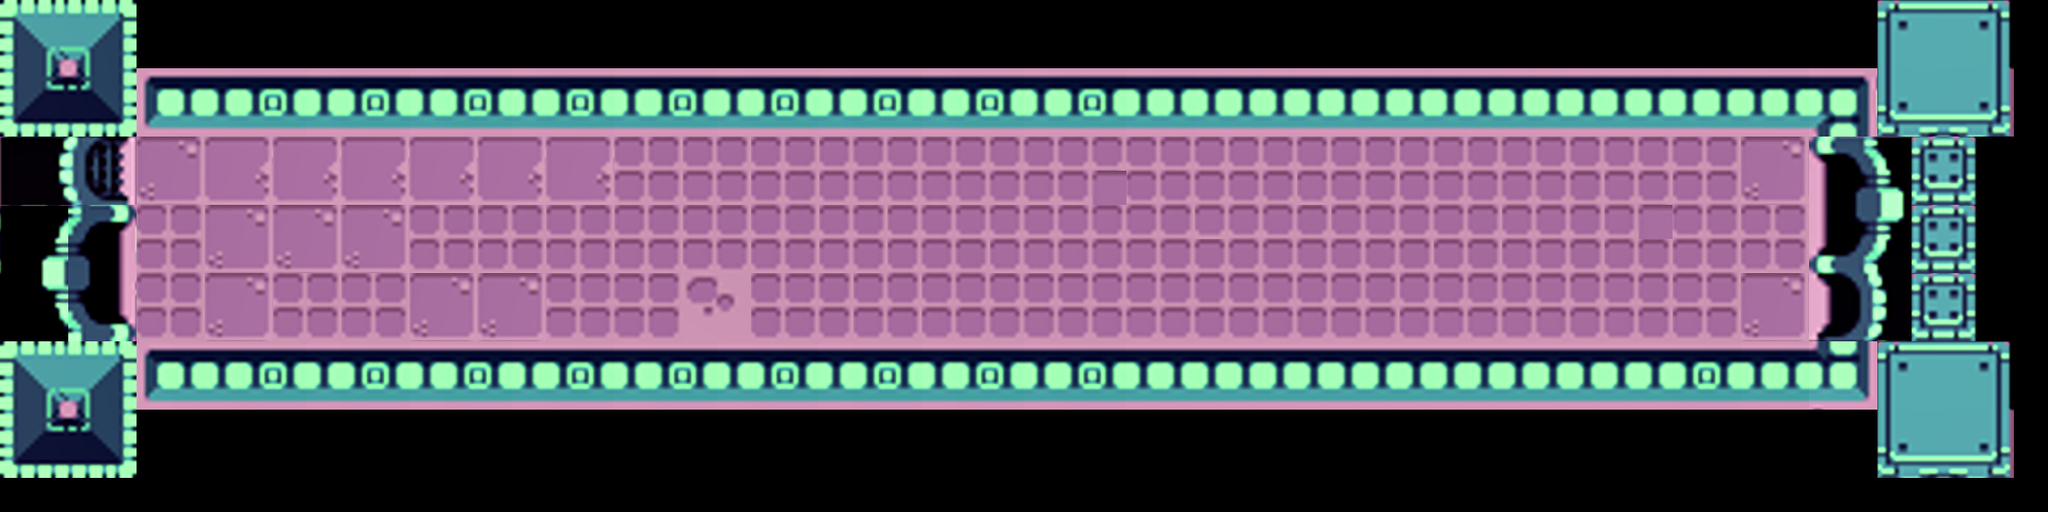

This is a level from a 2D game, rendered from its Tiled map with the project's own tilesets. A one-line summary and the complete map file follow:
An orthogonal 60x15 tile map with 35x35 px tiles, 3 tile layers (Background, Platforms, Walls).

<map version="1.0" orientation="orthogonal" renderorder="right-up" width="60" height="15" tilewidth="35" tileheight="35" nextobjectid="1">
 <tileset firstgid="1" name="thisbetterwork" tilewidth="70" tileheight="70" spacing="2" tilecount="252" columns="18">
  <image source="thisbetterwork.png" width="1310" height="1024" />
 </tileset>
 <layer name="Background" width="60" height="15">
  <data encoding="csv">
0,0,0,0,0,0,0,0,0,0,0,0,0,0,0,0,0,0,0,0,0,0,0,0,0,0,0,0,0,0,0,0,0,0,0,0,0,0,0,0,0,0,0,0,0,0,0,0,0,0,0,0,0,0,0,0,0,0,0,0,
20,0,20,20,20,20,20,20,20,20,20,20,20,20,20,20,20,20,20,20,20,20,20,20,20,20,20,20,20,20,20,20,20,20,20,20,0,20,20,20,0,20,20,20,20,20,20,20,20,20,20,20,20,20,20,20,20,20,20,0,
0,0,20,0,0,0,0,0,0,0,0,0,0,20,20,20,20,20,20,20,20,20,20,20,20,20,20,20,20,20,0,20,20,20,20,20,20,20,20,20,0,20,0,20,20,20,20,20,20,20,20,20,20,20,20,20,20,20,20,0,
20,0,20,0,20,20,20,20,20,20,20,20,20,20,20,20,20,20,20,20,20,20,20,20,20,20,20,20,0,0,20,20,20,20,20,20,20,20,20,20,0,20,20,20,20,20,20,20,20,20,20,20,20,20,20,0,20,20,20,0,
0,0,20,0,0,20,20,20,20,20,20,20,20,20,20,20,20,20,20,20,20,20,20,20,20,20,20,20,20,20,20,20,20,20,0,0,0,0,0,20,0,20,20,0,20,0,20,20,20,20,20,20,20,20,20,20,20,0,20,0,
20,0,20,0,20,20,20,20,20,20,20,20,20,20,20,20,20,20,20,20,20,20,20,20,20,20,20,20,20,20,20,20,20,20,20,20,20,20,20,20,0,20,20,0,20,0,20,0,0,20,20,20,0,20,0,20,20,0,20,0,
0,0,20,20,20,20,20,20,20,20,20,20,20,20,20,20,20,20,20,20,20,20,20,20,20,20,20,20,20,20,20,20,20,20,20,0,20,20,20,20,0,20,20,0,20,20,0,0,20,20,0,20,0,20,0,20,20,0,20,0,
20,0,20,20,20,20,20,20,0,20,20,20,20,20,20,20,20,20,20,20,0,0,20,20,20,20,0,0,20,20,20,20,20,20,20,20,20,0,0,20,20,20,20,20,20,20,20,0,20,20,20,20,0,20,20,20,20,0,20,0,
0,0,20,20,20,20,20,20,20,20,20,20,20,20,20,20,20,20,20,20,20,20,20,20,0,20,20,20,20,0,20,20,20,20,20,20,20,0,20,20,20,20,0,20,20,0,20,0,20,20,0,0,20,20,20,0,20,0,20,0,
20,0,20,0,20,20,20,20,20,20,20,20,20,20,20,20,20,0,20,20,20,20,20,20,20,20,20,20,0,20,20,20,20,20,20,20,20,0,20,0,20,20,0,20,20,0,20,0,0,20,20,0,20,0,20,0,20,0,20,0,
0,0,20,0,20,20,20,20,20,20,20,20,20,20,0,0,20,20,20,20,20,20,20,20,20,20,20,20,20,20,20,20,20,20,20,20,20,20,20,0,20,20,0,20,20,20,20,20,20,20,20,20,20,0,20,0,20,0,20,0,
20,0,20,20,20,20,0,0,20,20,20,0,0,0,0,20,20,20,20,20,20,20,20,20,20,0,20,20,20,20,20,20,20,20,20,20,20,20,20,0,20,20,0,20,0,20,0,0,0,0,20,20,20,20,20,0,20,0,20,0,
0,0,20,20,20,20,20,20,20,20,20,20,20,20,20,20,20,20,20,20,0,20,20,20,20,20,20,20,20,20,0,0,20,20,20,20,20,0,0,0,20,20,0,20,0,20,20,20,20,20,20,20,20,20,20,20,20,0,20,0,
20,0,20,20,20,20,20,20,20,20,20,20,20,20,20,20,20,20,20,20,20,20,20,20,20,20,20,0,0,0,20,20,20,20,20,0,20,20,20,20,20,20,0,20,0,0,0,0,0,0,0,0,0,0,0,0,0,0,20,0,
20,0,20,20,20,20,20,20,20,20,20,20,0,20,20,20,20,20,20,20,20,20,20,20,20,20,20,20,20,20,20,0,20,20,20,20,20,0,20,20,0,20,0,20,20,20,20,20,20,20,20,20,20,20,20,20,20,20,20,0
</data>
 </layer>
 <layer name="Platforms" width="60" height="15">
  <data encoding="csv">
0,0,0,0,0,0,0,0,0,0,0,0,0,0,0,0,0,0,0,0,0,0,0,0,0,0,0,0,0,0,0,0,0,0,0,0,0,0,0,0,0,0,0,0,0,0,0,0,0,0,0,0,0,0,0,0,0,0,0,0,
0,0,0,0,0,0,0,0,0,0,0,0,0,0,0,0,0,0,0,0,0,0,0,0,0,0,0,0,0,0,0,0,0,0,0,0,0,0,0,0,0,0,0,0,0,0,0,0,0,0,0,0,0,0,0,0,0,0,0,0,
0,0,0,0,0,0,0,0,0,0,0,0,0,0,0,0,0,0,0,0,0,0,0,0,0,0,0,0,0,0,0,0,0,0,0,0,0,0,0,0,0,0,0,0,0,0,0,0,0,0,0,0,0,0,0,0,0,0,0,0,
0,0,0,0,0,0,0,0,0,0,0,0,0,0,0,0,0,0,0,0,0,0,0,0,0,0,0,0,0,0,0,0,0,0,0,0,0,0,0,0,0,0,0,0,0,0,0,0,0,0,0,0,0,0,0,0,0,0,0,0,
0,0,0,0,0,0,0,0,0,0,0,0,0,0,0,0,0,0,0,0,0,0,0,0,0,0,0,0,0,0,0,0,0,0,0,0,0,0,0,0,0,0,0,0,0,0,0,0,0,0,0,0,0,0,0,0,0,0,0,0,
0,0,0,0,66,0,84,0,84,0,84,0,84,0,84,0,84,0,44,0,44,0,44,0,44,44,44,44,44,44,44,44,44,44,44,44,44,44,44,44,0,44,44,44,44,44,44,44,44,44,0,66,0,0,0,0,0,0,0,0,
0,0,0,0,0,0,0,0,0,0,0,0,0,0,0,0,0,0,0,0,0,0,44,0,0,0,0,0,0,0,0,0,66,44,44,44,44,0,0,44,0,44,44,44,44,44,0,44,0,44,0,0,0,0,0,0,0,0,0,0,
0,0,0,0,44,0,66,0,66,0,66,0,44,0,44,0,44,0,44,0,44,0,44,0,44,0,44,44,44,44,44,44,44,44,0,0,44,44,0,44,44,44,44,0,44,44,0,44,66,44,0,44,0,0,0,0,0,0,0,0,
0,0,0,0,44,0,0,0,0,0,0,0,0,0,0,0,0,0,0,0,0,0,0,0,0,0,44,44,0,0,0,0,44,44,44,44,44,44,44,44,44,0,44,0,44,44,0,44,0,44,0,0,0,0,0,0,0,0,0,0,
0,0,0,0,44,0,66,0,44,0,44,0,66,0,66,0,44,44,44,0,63,0,44,44,0,44,0,44,44,44,44,44,44,44,44,44,44,44,44,44,0,44,44,44,44,44,44,44,0,44,0,66,0,0,0,0,0,0,0,0,
0,0,0,0,0,0,0,0,0,0,0,0,0,0,0,0,0,0,0,0,0,0,0,0,0,0,0,0,0,0,0,0,0,0,0,0,0,0,0,0,0,0,0,0,0,0,0,0,0,0,0,0,0,0,0,0,0,0,0,0,
0,0,0,0,0,0,0,0,0,0,0,0,0,0,0,0,0,0,0,0,0,0,0,0,0,0,0,0,0,0,0,0,0,0,0,0,0,0,0,0,0,0,0,0,0,0,0,0,0,0,0,0,0,0,0,0,0,0,0,0,
0,0,0,0,0,0,0,0,0,0,0,0,0,0,0,0,0,0,0,0,0,0,0,0,0,0,0,0,0,0,0,0,0,0,0,0,0,0,0,0,0,0,0,0,0,0,0,0,0,0,0,0,0,0,0,0,0,0,0,0,
0,0,0,0,0,0,0,0,0,0,0,0,0,0,0,0,0,0,0,0,0,0,0,0,0,0,0,0,0,0,0,0,0,0,0,0,0,0,0,0,0,0,0,0,0,0,0,0,0,0,0,0,0,0,0,0,0,0,0,0,
0,0,0,0,0,0,0,0,0,0,0,0,0,0,0,0,0,0,0,0,0,0,0,0,0,0,0,0,0,0,0,0,0,0,0,0,0,0,0,0,0,0,0,0,0,0,0,0,0,0,0,0,0,0,0,0,0,0,0,0
</data>
 </layer>
 <layer name="Walls" width="60" height="15">
  <data encoding="csv">
0,0,0,0,0,0,0,0,0,0,0,0,0,0,0,0,0,0,0,0,0,0,0,0,0,0,0,0,0,0,0,0,0,0,0,0,0,0,0,0,0,0,0,0,0,0,0,0,0,0,0,0,0,0,0,0,0,0,0,0,
4,0,5,0,0,0,0,0,0,0,0,0,0,0,0,0,0,0,0,0,0,0,0,0,0,0,0,0,0,0,0,0,0,0,0,0,0,0,0,0,0,0,0,0,0,0,0,0,0,0,0,0,0,0,0,125,0,126,0,0,
0,0,0,0,0,0,0,0,0,0,0,0,0,0,0,0,0,0,0,0,0,0,0,0,0,0,0,0,0,0,0,0,0,0,0,0,0,0,0,0,0,0,0,0,0,0,0,0,0,0,0,0,0,0,0,0,0,0,0,0,
22,0,23,0,79,0,80,81,0,80,81,0,80,81,0,80,81,0,80,81,0,80,81,0,80,81,0,80,81,0,80,81,0,80,0,80,80,80,80,80,80,80,80,80,80,80,80,80,80,80,80,80,0,98,0,143,0,144,0,0,
0,0,0,0,0,0,0,0,0,0,0,0,0,0,0,0,0,0,0,0,0,0,0,0,0,0,0,0,0,0,0,0,0,0,0,0,0,0,0,0,0,0,0,0,0,0,0,0,0,0,0,0,0,0,0,0,0,0,0,0,
221,0,222,0,0,0,0,0,0,0,0,0,0,0,0,0,0,0,0,0,0,0,0,0,0,0,0,0,0,0,0,0,0,0,0,0,0,0,0,0,0,0,0,0,0,0,0,0,0,0,0,0,0,163,0,164,214,0,0,0,
0,0,0,0,0,0,0,0,0,0,0,0,0,0,0,0,0,0,0,0,0,0,0,0,0,0,0,0,0,0,0,0,0,0,0,0,0,0,0,0,0,0,0,0,0,0,0,0,0,0,0,0,0,0,0,0,0,0,0,0,
172,0,173,0,0,0,0,0,0,0,0,0,0,0,0,0,0,0,0,0,0,0,0,0,0,0,0,0,0,0,0,0,0,0,0,0,0,0,0,0,0,0,0,0,0,0,0,0,0,0,0,0,0,181,0,182,214,0,0,0,
0,0,0,0,0,0,0,0,0,0,0,0,0,0,0,0,0,0,0,0,0,0,0,0,0,0,0,0,0,0,0,0,0,0,0,0,0,0,0,0,0,0,0,0,0,0,0,0,0,0,0,0,0,0,0,0,0,0,0,0,
190,0,191,0,0,0,0,0,0,0,0,0,0,0,0,0,0,0,0,0,0,0,0,0,0,0,0,0,0,0,0,0,0,0,0,0,0,0,0,0,0,0,0,0,0,0,0,0,0,0,0,0,0,199,0,200,214,0,0,0,
0,0,0,0,0,0,0,0,0,0,0,0,0,0,0,0,0,0,0,0,0,0,0,0,0,0,0,0,0,0,0,0,0,0,0,0,0,0,0,0,0,0,0,0,0,0,0,0,0,0,0,0,0,0,0,0,0,0,0,0,
4,0,5,0,79,80,80,81,0,80,81,0,80,81,0,80,81,0,80,81,0,80,81,0,80,81,0,80,81,0,80,81,0,80,80,80,80,80,80,80,80,80,80,80,80,80,80,80,80,81,0,80,0,116,0,125,0,126,0,0,
0,0,0,0,0,0,0,0,0,0,0,0,0,0,0,0,0,0,0,0,0,0,0,0,0,0,0,0,0,0,0,0,0,0,0,0,0,0,0,0,0,0,0,0,0,0,0,0,0,0,0,0,0,0,0,0,0,0,0,0,
22,0,23,0,0,0,0,0,0,0,0,0,0,0,0,0,0,0,0,0,0,0,0,0,0,0,0,0,0,0,0,0,0,0,0,0,0,0,0,0,0,0,0,0,0,0,0,0,0,0,0,0,0,0,0,143,0,144,0,0,
0,0,0,0,0,0,0,0,0,0,0,0,0,0,0,0,0,0,0,0,0,0,0,0,0,0,0,0,0,0,0,0,0,0,0,0,0,0,0,0,0,0,0,0,0,0,0,0,0,0,0,0,0,0,0,0,0,0,0,0
</data>
 </layer>
</map>
